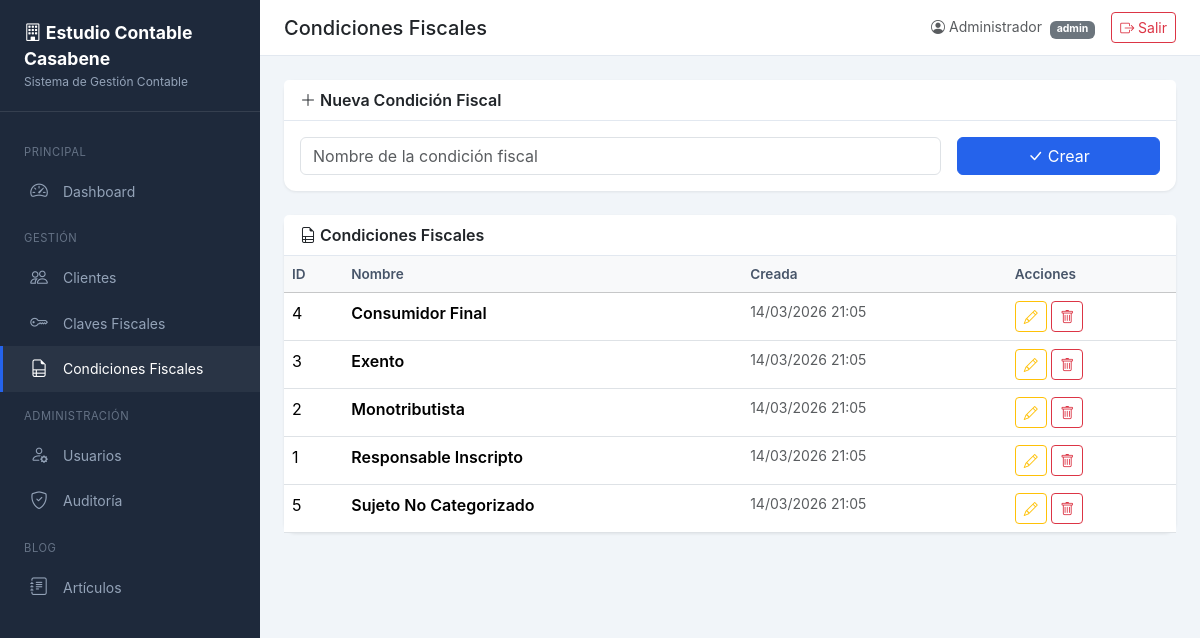
Screenshot of /estudio/condiciones-fiscales (signed in) with the database file from the repository.
### tables this page shows
CREATE TABLE IF NOT EXISTS `condiciones_fiscales` (
    `id` INT UNSIGNED AUTO_INCREMENT PRIMARY KEY,
    `nombre` VARCHAR(255) NOT NULL,
    `activo` TINYINT(1) NOT NULL DEFAULT 1,
    `created_at` DATETIME NOT NULL DEFAULT CURRENT_TIMESTAMP,
    `updated_at` DATETIME NOT NULL DEFAULT CURRENT_TIMESTAMP ON UPDATE CURRENT_TIMESTAMP
);

### core/Session.php (called while the page is built, shortened)
<?php
class Session
{
    public static function start(): void
    {
        if (session_status() === PHP_SESSION_NONE) {
            $config = require __DIR__ . '/../config/app.php';
        }
    }
    public static function get(string $key, $default = null)
    {
        return $_SESSION[$key] ?? $default;
    }
    public static function isLoggedIn(): bool
    {
        return isset($_SESSION['user_id']);
    }
    public static function userId(): ?int
    {
        return $_SESSION['user_id'] ?? null;
    }
    public static function userRole(): ?string
    {
        return $_SESSION['user_role'] ?? null;
    }
}

### core/helpers.php (called while the page is built, shortened)
<?php
function base_url(string $path = ''): string
{
    static $baseUrl = null;
    if ($baseUrl === null) {
        $appUrl = getenv('APP_URL');
        if ($appUrl && $appUrl !== '') {
            $baseUrl = rtrim($appUrl, '/');
        }
    }
    return $baseUrl . '/' . ltrim($path, '/');
}
function tenant_url(string $path = ''): string
{
    $slug = Tenant::slug();
    return base_url($slug . '/' . ltrim($path, '/'));
}
function e(string $value): string
{
    return htmlspecialchars($value, ENT_QUOTES, 'UTF-8');
}
function view(string $viewPath, array $data = []): void
{
    extract($data);
    $viewFile = __DIR__ . '/../views/' . str_replace('.', '/', $viewPath) . '.php';
    require $viewFile;
}
function is_admin(): bool
{
    return Session::userRole() === 'admin';
}
function format_datetime(?string $date): string
{
    return date('d/m/Y H:i', strtotime($date));
}

### controllers/CondicionFiscalController.php (called while the page is built, shortened)
<?php
class CondicionFiscalController
{
    public function index(): void
    {
        $pdo = Database::tenant();
        $condiciones = $pdo->query("SELECT * FROM condiciones_fiscales WHERE activo = 1 ORDER BY nombre")->fetchAll();
        view('condiciones.index', ['condiciones' => $condiciones]);
    }
}

### index.php (called while the page is built, shortened)
<?php
$envFile = __DIR__ . '/.env';
if (file_exists($envFile)) {
    $lines = file($envFile, FILE_IGNORE_NEW_LINES | FILE_SKIP_EMPTY_LINES);
    foreach ($lines as $line) {
        if (str_contains($line, '=')) {
            [$key, $value] = explode('=', $line, 2);
            $key = trim($key);
            $value = trim($value);
        }
    }
}
require __DIR__ . '/core/helpers.php';
$appConfig = require __DIR__ . '/config/app.php';
$basePath = rtrim($appConfig['base_path'], '/');
$requestUri = parse_url($_SERVER['REQUEST_URI'], PHP_URL_PATH);
if ($basePath !== '' && str_starts_with($requestUri, $basePath)) {
    $uri = substr($requestUri, strlen($basePath)) ?: '/';
} else {
    $uri = $requestUri ?: '/';
}
$uri = '/' . trim($uri, '/');
$method = $_SERVER['REQUEST_METHOD'];
Router::get('/{slug}/condiciones-fiscales', function (string $slug) {
    $controller = new Controllers\CondicionFiscalController();
    $controller->index();
});
Router::dispatch($method, $uri);

### core/Tenant.php (called while the page is built, shortened)
<?php
class Tenant
{
    public static function slug(): ?string
    {
        return Session::get('tenant_slug');
    }
    public static function name(): ?string
    {
        return Session::get('tenant_name');
    }
}

### core/Auth.php (called while the page is built, shortened)
<?php
class Auth
{
    public static function check(): bool
    {
        return Session::isLoggedIn();
    }
    public static function user(): ?array
    {
        return [
            'id' => Session::userId(),
            'name' => Session::get('user_name'),
            'email' => Session::get('user_email'),
            'role' => Session::userRole(),
        ];
    }
}

### views/condiciones/index.php (the view, shortened to what this page needs)
<?php $pageTitle = 'Condiciones Fiscales'; ob_start(); ?>
<?php if (is_admin()): ?>
<div class="card mb-4">
    <div class="card-header"><i class="bi bi-plus-lg"></i> Nueva Condición Fiscal</div>
    <div class="card-body">
        <form method="POST" action="<?= tenant_url('condiciones-fiscales/store') ?>">
            <div class="row g-3">
                <div class="col-md-9">
                    <input type="text" name="nombre" class="form-control" placeholder="Nombre de la condición fiscal" required>
                </div>
                <div class="col-md-3">
                    <button type="submit" class="btn btn-primary w-100"><i class="bi bi-check-lg"></i> Crear</button>
                </div>
            </div>
        </form>
    </div>
</div>
<?php endif; ?>
<div class="card">
    <div class="card-header"><i class="bi bi-file-earmark-ruled"></i> Condiciones Fiscales</div>
    <div class="card-body p-0">
        <div class="table-responsive">
            <table class="table table-hover mb-0">
                <thead class="table-light">
                    <tr>
                        <th>ID</th>
                        <th>Nombre</th>
                        <th>Creada</th>
                        <?php if (is_admin()): ?><th>Acciones</th><?php endif; ?>
                    </tr>
                </thead>
                <tbody>
                    <?php if (empty($condiciones)): ?>
                        <tr><td colspan="4" class="text-center text-muted py-4">No hay condiciones fiscales</td></tr>
                    <?php else: ?>
                        <?php foreach ($condiciones as $cf): ?>
                        <tr>
                            <td><?= $cf['id'] ?></td>
                            <td class="fw-semibold"><?= e($cf['nombre']) ?></td>
                            <td class="small text-muted"><?= format_datetime($cf['created_at']) ?></td>
                            <?php if (is_admin()): ?>
                            <td>
                                <button class="btn btn-sm btn-outline-warning" data-bs-toggle="modal" data-bs-target="#editCF<?= $cf['id'] ?>">
                                    <i class="bi bi-pencil"></i>
                                </button>
                                <form method="POST" action="<?= tenant_url("condiciones-fiscales/{$cf['id']}/delete") ?>" class="d-inline" onsubmit="return confirm('¿Eliminar esta condición?')">
                                    <button class="btn btn-sm btn-outline-danger"><i class="bi bi-trash"></i></button>
                                </form>
                            </td>
                            <?php endif; ?>
                        </tr>
                        <?php endforeach; ?>
                    <?php endif; ?>
                </tbody>
            </table>
        </div>
    </div>
</div>
<?php $content = ob_get_clean(); require __DIR__ . '/../layouts/app.php'; ?>

### core/Router.php (shortened to what this page needs)
<?php
class Router
{
    private static array $routes = [];
    public static function get(string $path, callable|array $handler): void
    {
        self::$routes['GET'][$path] = $handler;
    }
    public static function post(string $path, callable|array $handler): void
    {
        self::$routes['POST'][$path] = $handler;
    }
    public static function dispatch(string $method, string $uri): void
    {
        $method = strtoupper($method);
        $routes = self::$routes[$method] ?? [];
        foreach ($routes as $pattern => $handler) {
            $regex = self::patternToRegex($pattern);
            if (preg_match($regex, $uri, $matches)) {
                array_shift($matches);
                $params = array_filter($matches, 'is_string', ARRAY_FILTER_USE_KEY);
                if (is_array($handler)) {
                    [$class, $action] = $handler;
                    $controller = new $class();
                    call_user_func_array([$controller, $action], $params);
                } else {
                    call_user_func_array($handler, $params);
                }
                return;
            }
        }
    }
    private static function patternToRegex(string $pattern): string
    {
        $regex = preg_replace('/\{([a-zA-Z_]+)\}/', '(?P<$1>[^/]+)', $pattern);
        return '#^' . $regex . '$#';
    }
}

### views/layouts/app.php (shortened to what this page needs)
<?php
$currentUser = Core\Auth::user();
?>
<!DOCTYPE html>
<html lang="es">
<head>
    <link href="https://cdn.jsdelivr.net/npm/bootstrap@5.3.3/dist/css/bootstrap.min.css" rel="stylesheet">
    <link href="https://cdn.jsdelivr.net/npm/bootstrap-icons@1.11.3/font/bootstrap-icons.min.css" rel="stylesheet">
    <link href="https://cdn.datatables.net/1.13.7/css/dataTables.bootstrap5.min.css" rel="stylesheet">
    <link href="https://cdn.datatables.net/buttons/2.4.2/css/buttons.bootstrap5.min.css" rel="stylesheet">
</head>
<body>
    <nav class="sidebar" id="sidebar">
        <div class="sidebar-brand">
            <i class="bi bi-building"></i> <?= e(Tenant::name() ?? 'Estudio') ?>
            <small>Sistema de Gestión Contable</small>
        </div>
        <div class="sidebar-nav">
            <div class="nav-section">Principal</div>
            <a href="<?= tenant_url('dashboard') ?>" class="<?= str_contains($_SERVER['REQUEST_URI'], '/dashboard') ? 'active' : '' ?>">
                <i class="bi bi-speedometer2"></i> Dashboard
            </a>
            <?php if (is_admin() || is_empleado()): ?>
            <div class="nav-section">Gestión</div>
            <a href="<?= tenant_url('clientes') ?>" class="<?= str_contains($_SERVER['REQUEST_URI'], '/clientes') && !str_contains($_SERVER['REQUEST_URI'], '/claves') ? 'active' : '' ?>">
                <i class="bi bi-people"></i> Clientes
            </a>
            <a href="<?= tenant_url('claves-fiscales/todas') ?>" class="<?= str_contains($_SERVER['REQUEST_URI'], '/claves-fiscales') ? 'active' : '' ?>">
                <i class="bi bi-key"></i> Claves Fiscales
            </a>
            <a href="<?= tenant_url('condiciones-fiscales') ?>" class="<?= str_contains($_SERVER['REQUEST_URI'], '/condiciones-fiscales') ? 'active' : '' ?>">
                <i class="bi bi-file-earmark-ruled"></i> Condiciones Fiscales
            </a>
            <?php endif; ?>
            <?php if (is_admin()): ?>
            <div class="nav-section">Administración</div>
            <a href="<?= tenant_url('usuarios') ?>" class="<?= str_contains($_SERVER['REQUEST_URI'], '/usuarios') ? 'active' : '' ?>">
                <i class="bi bi-person-gear"></i> Usuarios
            </a>
            <a href="<?= tenant_url('auditoria') ?>" class="<?= str_contains($_SERVER['REQUEST_URI'], '/auditoria') ? 'active' : '' ?>">
                <i class="bi bi-shield-check"></i> Auditoría
            </a>
            <div class="nav-section">Blog</div>
            <a href="<?= tenant_url('blog') ?>" class="<?= str_contains($_SERVER['REQUEST_URI'], '/blog') ? 'active' : '' ?>">
                <i class="bi bi-journal-text"></i> Artículos
            </a>
            <?php endif; ?>
        </div>
    </nav>
    <div class="main-content">
        <div class="top-bar">
            <div class="d-flex align-items-center gap-3">
                <h5 class="mb-0"><?= e($pageTitle ?? 'Dashboard') ?></h5>
            </div>
            <div class="d-flex align-items-center gap-3">
                <span class="text-muted small">
                    <i class="bi bi-person-circle"></i> <?= e($currentUser['name'] ?? '') ?>
                    <span class="badge bg-secondary ms-1"><?= e($currentUser['role'] ?? '') ?></span>
                </span>
                <a href="<?= tenant_url('logout') ?>" class="btn btn-sm btn-outline-danger">
                    <i class="bi bi-box-arrow-right"></i> Salir
                </a>
            </div>
        </div>
        <div class="content-area">
            <?= $content ?? '' ?>
        </div>
    </div>
</body>
</html>

### views/layouts/app.php (style rules this page uses)
:root { --sidebar-width: 260px; --primary-color: #2563eb; --sidebar-bg: #1e293b; --sidebar-text: #94a3b8; --sidebar-active: #ffffff; }
body { background: #f1f5f9; font-family: 'Inter', system-ui, sans-serif; }
.sidebar { position: fixed; top: 0; left: 0; bottom: 0; width: var(--sidebar-width); background: var(--sidebar-bg); z-index: 1000; transition: transform .3s; overflow-y: auto; }
.sidebar-brand { padding: 1.25rem 1.5rem; border-bottom: 1px solid rgba(255,255,255,.1); color: #fff; font-weight: 700; font-size: 1.1rem; }
.sidebar-brand small { display: block; font-size: .75rem; color: var(--sidebar-text); font-weight: 400; }
.sidebar-nav { padding: 1rem 0; }
.sidebar-nav .nav-section { padding: .5rem 1.5rem; font-size: .7rem; text-transform: uppercase; letter-spacing: .05em; color: rgba(148,163,184,.6); margin-top: .5rem; }
.sidebar-nav a { display: flex; align-items: center; gap: .75rem; padding: .6rem 1.5rem; color: var(--sidebar-text); text-decoration: none; font-size: .875rem; transition: all .2s; border-left: 3px solid transparent; }
.sidebar-nav a:hover, .sidebar-nav a.active { color: var(--sidebar-active); background: rgba(255,255,255,.05); border-left-color: var(--primary-color); }
.sidebar-nav a i { font-size: 1.1rem; width: 1.5rem; text-align: center; }
.main-content { margin-left: var(--sidebar-width); min-height: 100vh; }
.top-bar { background: #fff; border-bottom: 1px solid #e2e8f0; padding: .75rem 1.5rem; display: flex; align-items: center; justify-content: space-between; }
.content-area { padding: 1.5rem; }
.card { border: none; box-shadow: 0 1px 3px rgba(0,0,0,.08); border-radius: .75rem; }
.card-header { background: #fff; border-bottom: 1px solid #e2e8f0; font-weight: 600; }
.btn-primary { background: var(--primary-color); border-color: var(--primary-color); }
.table th { font-weight: 600; font-size: .85rem; color: #475569; }

### rows the page displays
condiciones_fiscales: id "4", nombre "Consumidor Final", created_at "14/03/2026 21:05"
condiciones_fiscales: id "3", nombre "Exento", created_at "14/03/2026 21:05"
condiciones_fiscales: id "2", nombre "Monotributista", created_at "14/03/2026 21:05"
condiciones_fiscales: id "1", nombre "Responsable Inscripto", created_at "14/03/2026 21:05"
condiciones_fiscales: id "5", nombre "Sujeto No Categorizado", created_at "14/03/2026 21:05"
